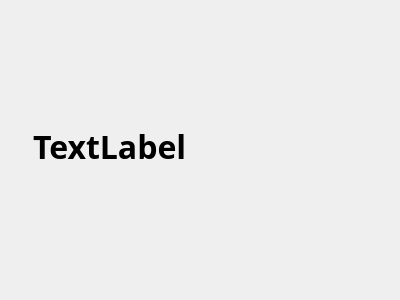
<?xml version="1.0" encoding="UTF-8"?>
<ui version="4.0">
 <class>Dialog</class>
 <widget class="QDialog" name="Dialog">
  <property name="geometry">
   <rect>
    <x>0</x>
    <y>0</y>
    <width>400</width>
    <height>300</height>
   </rect>
  </property>
  <property name="font">
   <font>
    <family>맑은 고딕</family>
    <pointsize>10</pointsize>
    <weight>75</weight>
    <bold>true</bold>
   </font>
  </property>
  <property name="windowTitle">
   <string>Dialog</string>
  </property>
  <widget class="QLabel" name="label">
   <property name="geometry">
    <rect>
     <x>33</x>
     <y>81</y>
     <width>321</width>
     <height>131</height>
    </rect>
   </property>
   <property name="font">
    <font>
     <family>맑은 고딕</family>
     <pointsize>24</pointsize>
     <weight>75</weight>
     <bold>true</bold>
    </font>
   </property>
   <property name="text">
    <string>TextLabel</string>
   </property>
  </widget>
 </widget>
 <resources/>
 <connections/>
</ui>
